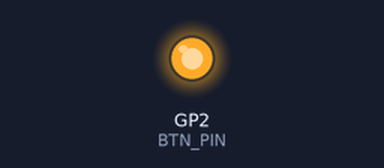
This sketch was run on a simulated Raspberry Pi Pico. Shown: output pins drawn as LEDs (lit = HIGH). What the sketch prints to the serial monitor is not drawn.

Above: at 0.1 s.
Timing chart, 0 to 1.6 s (numbered marks = the images above):
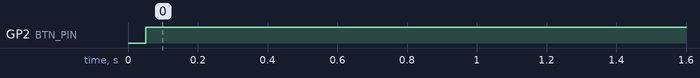

Measured:
- by itself, GP2 (BTN_PIN): LOW → HIGH at 0.05 s

The sketch:

button_debounce.ino
```cpp
// snippet: button_debounce
// tags: button, debounce, digital, input, pullup, press, edge, state
// boards: avr, esp32, megaavr, nano33iot, rp2040
// library: none
// description: Debounce a push button with millis() — detects press edges reliably, no delay().
//   NOT for the Romi 32U4: pin 2 is its I2C SDA line, and the board already has three
//   debounced buttons — use Romi32U4ButtonA and getSingleDebouncedPress() there.
// prompts: button debounce, push button, debounce press, detect button press, INPUT_PULLUP button, button edge detect, reliable button, tactile switch
// not-tags: romi32u4, romi

#ifndef LED_BUILTIN
#define LED_BUILTIN 2  // ESP32 core may not define it (rule_led_builtin)
#endif

const int BTN_PIN = 2;
const int LED_PIN = LED_BUILTIN;
const unsigned long DEBOUNCE_MS = 50;

int lastReading   = HIGH;
int btnState      = HIGH;
unsigned long lastChangeMs = 0;
int ledState = LOW;

void setup() {
  pinMode(BTN_PIN, INPUT_PULLUP);
  pinMode(LED_PIN, OUTPUT);
  Serial.begin(9600);
}

void loop() {
  int reading = digitalRead(BTN_PIN);
  if (reading != lastReading) lastChangeMs = millis();
  if (millis() - lastChangeMs > DEBOUNCE_MS) {
    if (reading != btnState) {
      btnState = reading;
      if (btnState == LOW) {  // pressed (active-low with pull-up)
        ledState = !ledState;
        digitalWrite(LED_PIN, ledState);
        Serial.println("pressed");
      }
    }
  }
  lastReading = reading;
}
```
